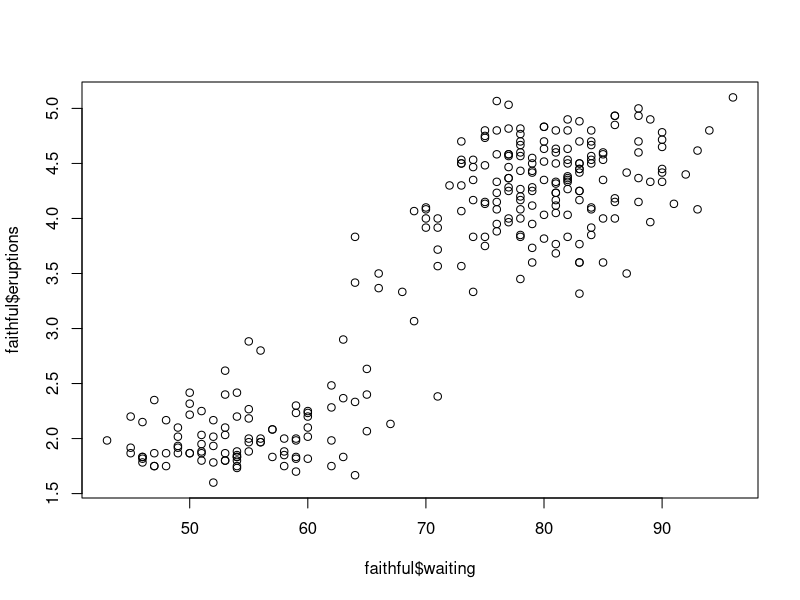
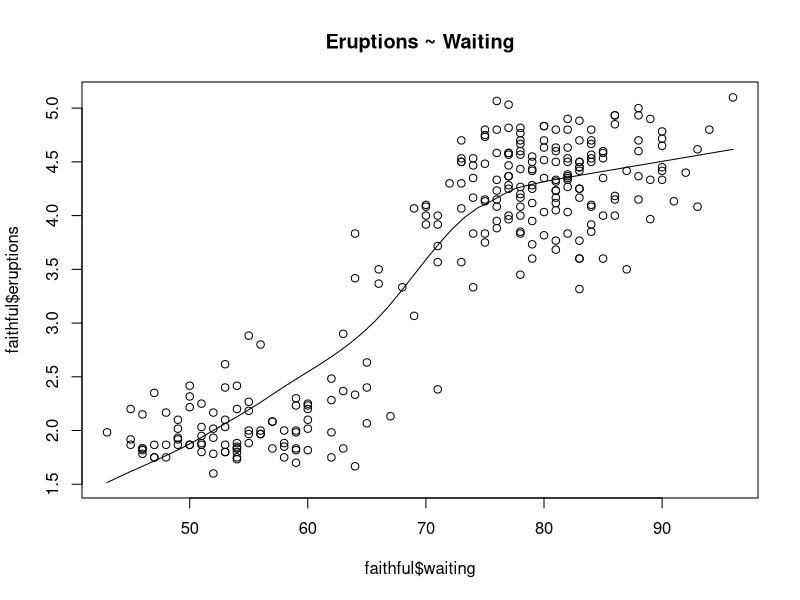
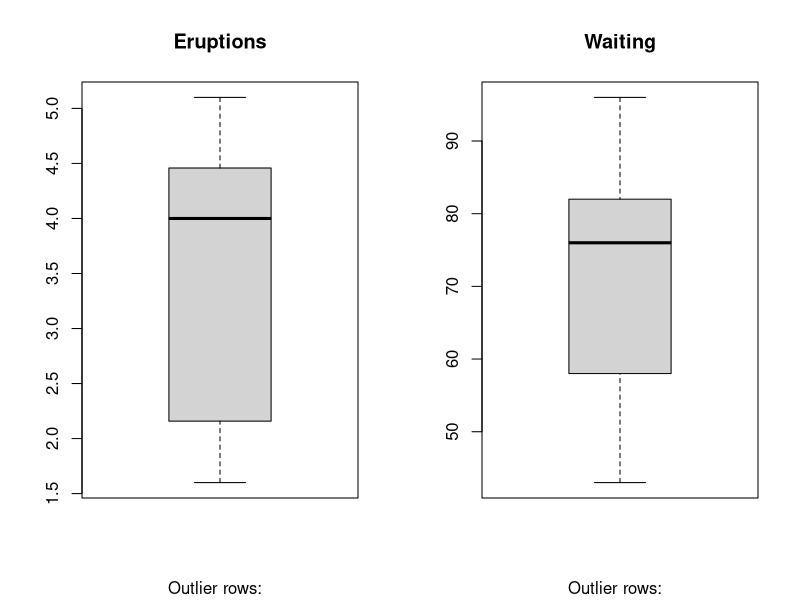
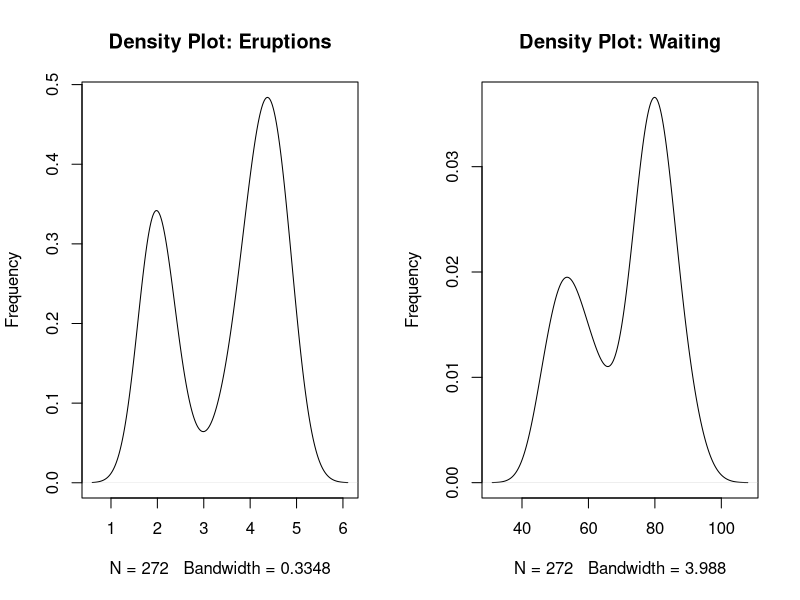
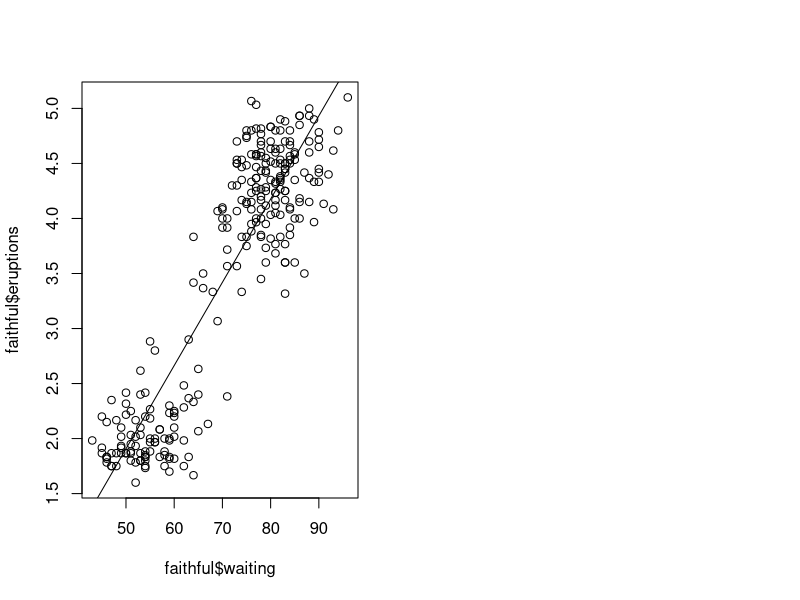

The R source for these figures, in order:
#Question 1
cor(faithful$waiting, faithful$eruptions) # Check correlation between eruptions and waiting

#Question 2
plot(faithful$waiting, faithful$eruptions) # Scatterplot
scatter.smooth(x=faithful$waiting, y=faithful$eruptions, main="Eruptions ~ Waiting")  # Smooth line on scatterplot

#Question 3
par(mfrow=c(1, 2))  # Split graph area into 2
boxplot(faithful$eruptions, main="Eruptions", sub=paste("Outlier rows: ", boxplot.stats(faithful$eruptions)$out))  # Box plot for eruptions
boxplot(faithful$waiting, main="Waiting", sub=paste("Outlier rows: ", boxplot.stats(faithful$waiting)$out))  # Box plot for waiting

#Question 4
par(mfrow=c(1, 2))  # Split graph area into 2
plot(density(faithful$eruptions), main="Density Plot: Eruptions", ylab="Frequency")  # Density plot for eruptions
plot(density(faithful$waiting), main="Density Plot: Waiting", ylab="Frequency") # Density plot for waiting

#Question 5
faithful.lm <- lm(eruptions ~ waiting, data=faithful)  # Build a linear regression model

#Question 6
plot(faithful$waiting, faithful$eruptions) # Scatterplot
abline(faithful.lm) # Add regression line

#Question 7
print(faithful.lm) # Used to get the coefficents for the equation
# y = -1.87402 + 0.07563x

#Question 8
summary(faithful.lm) # A summary of the results
# Based on the resulting pvalues from the summary command above we can see that the independent
# variable "waiting" has a pvalue very much <0.05 and therefore we have significant reason to reject the null hypothesis
# and conclude there is a relationship between eruptions and waiting.

#Question 9
# The F statistic is based on the number of variables and there is only one variable therefore they are very similar.



